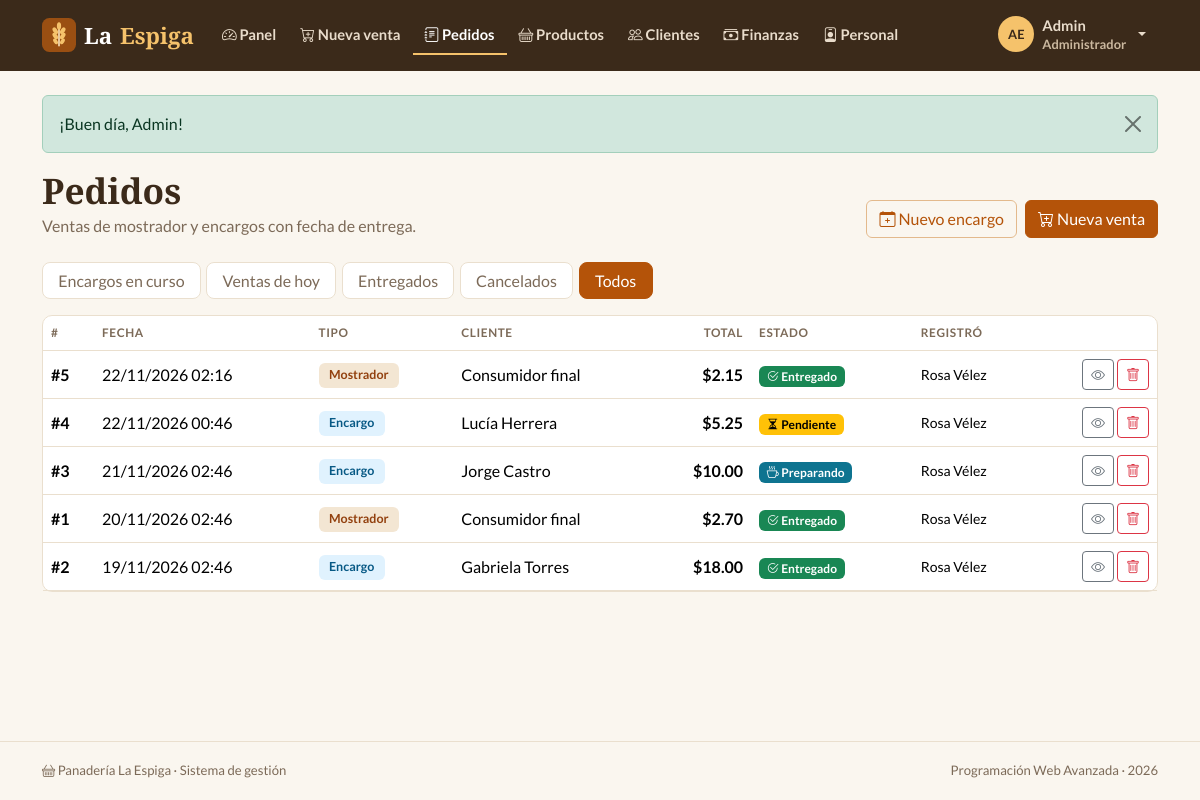
Page /index.php?r=pedidos/index&filtro=todos (signed in) on the committed database.
### tables this page shows
CREATE TABLE pedidos (
  id            INT AUTO_INCREMENT PRIMARY KEY,
  id_cliente    INT           NULL,
  id_empleado   INT           NULL,
  tipo          ENUM('Mostrador','Encargo') NOT NULL DEFAULT 'Mostrador',
  fecha         DATETIME      NOT NULL DEFAULT CURRENT_TIMESTAMP,
  fecha_entrega DATETIME      NULL,
  notas         VARCHAR(255)  NULL,
  total         DECIMAL(10,2) NOT NULL DEFAULT 0,
  estado        ENUM('Pendiente','Preparando','Listo','Entregado','Cancelado') NOT NULL DEFAULT 'Pendiente',
  INDEX idx_pedidos_estado (estado),
  INDEX idx_pedidos_entrega (fecha_entrega),
  CONSTRAINT fk_pedidos_cliente  FOREIGN KEY (id_cliente)  REFERENCES clientes(id) ON DELETE SET NULL,
  CONSTRAINT fk_pedidos_empleado FOREIGN KEY (id_empleado) REFERENCES usuarios(id) ON DELETE SET NULL
);

### controllers/PedidosController.php (called while the page is built, shortened)
<?php
class PedidosController extends Controller
{
    public function index(): void
    {
        $filtros = array_merge(['', 'hoy', 'todos'], array_keys(ESTADOS_PEDIDO));
        $pedido = (string) ($_GET['filtro'] ?? '');
        $filtro = in_array($pedido, $filtros, true) ? $pedido : '';
        $this->view('pedidos/index', [
            'titulo'    => 'Pedidos',
            'pedidos'   => Pedido::listar($filtro),
            'filtro'    => $filtro,
            'porEstado' => Pedido::conteoPorEstado(),
        ]);
    }
}

### core/Router.php (called while the page is built, shortened)
<?php
class Router
{
    public static function dispatch(string $ruta): void
    {
        if (!preg_match('#^([a-z]+)/([a-z]+)$#', $ruta, $m)) {
            self::noEncontrado();
        }
        [, $nombre, $accion] = $m;
        (new $clase())->$accion();
    }
}

### index.php (called while the page is built, shortened)
<?php
require __DIR__ . '/core/helpers.php';
require __DIR__ . '/core/Database.php';
require __DIR__ . '/core/Auth.php';
require __DIR__ . '/core/Model.php';
require __DIR__ . '/core/Router.php';
Router::dispatch(is_string($_GET['r'] ?? null) ? $_GET['r'] : '');

### core/Database.php (called while the page is built, shortened)
<?php
class Database
{
    private static ?PDO $pdo = null;
    public static function get(): PDO
    {
        if (self::$pdo === null) {
            $dsn = 'mysql:host=' . DB_HOST . ';port=' . DB_PORT
                 . ';dbname=' . DB_NAME . ';charset=utf8mb4';
            try {
                self::$pdo = new PDO($dsn, DB_USER, DB_PASS, [
                    PDO::ATTR_ERRMODE            => PDO::ERRMODE_EXCEPTION,
                    PDO::ATTR_DEFAULT_FETCH_MODE => PDO::FETCH_ASSOC,
                    PDO::ATTR_EMULATE_PREPARES   => false,
                ]);
                self::$pdo->exec("SET time_zone = '" . date('P') . "'");
            } catch (PDOException $e) {
                http_response_code(500);
                $detalle = DEBUG ? '<br><small>' . htmlspecialchars($e->getMessage()) . '</small>' : '';
                exit('<h3 style="font-family:sans-serif">No se pudo conectar a la base de datos.'
                    . ' Revise config/config.php e importe panaderia.sql.' . $detalle . '</h3>');
            }
        }
        return self::$pdo;
    }
}

### core/Model.php (called while the page is built, shortened)
<?php
abstract class Model
{
    protected static function db(): PDO
    {
        return Database::get();
    }
    protected static function query(string $sql, array $params = []): PDOStatement
    {
        $st = self::db()->prepare($sql);
        $st->execute($params);
        return $st;
    }
}

### models/Pedido.php (called while the page is built, shortened)
<?php
class Pedido extends Model
{
    public static function listar(string $filtro = ''): array
    {
        return match ($filtro) {
            ''      => self::query(self::BASE . " WHERE p.tipo = 'Encargo' AND p.estado IN ('Pendiente','Preparando','Listo') ORDER BY p.fecha_entrega")->fetchAll(),
            'hoy'   => self::query(self::BASE . ' WHERE DATE(p.fecha) = CURDATE() ORDER BY p.fecha DESC')->fetchAll(),
            'todos' => self::query(self::BASE . ' ORDER BY p.fecha DESC LIMIT 300')->fetchAll(),
            default => self::query(self::BASE . ' WHERE p.estado = ? ORDER BY p.fecha DESC LIMIT 300', [$filtro])->fetchAll(),
        };
    }
}

### core/Auth.php (called while the page is built, shortened)
<?php
class Auth
{
    public static function check(): bool
    {
        return isset($_SESSION['usuario']);
    }
    public static function rol(): ?int
    {
        return $_SESSION['usuario']['id_rol'] ?? null;
    }
    public static function es(int ...$roles): bool
    {
        return self::check() && in_array(self::rol(), $roles, true);
    }
}

### views/pedidos/index.php (the view, shortened to what this page needs)
<?php
$columnas = ['Pendiente', 'Preparando', 'Listo'];
$filtros = ['' => 'Encargos en curso', 'hoy' => 'Ventas de hoy', 'Entregado' => 'Entregados', 'Cancelado' => 'Cancelados', 'todos' => 'Todos'];
?>
<div class="pe-encabezado">
  <div>
    <h1 class="pe-titulo">Pedidos</h1>
    <p class="text-body-secondary mb-0">Ventas de mostrador y encargos con fecha de entrega.</p>
  </div>
  <div class="d-flex gap-2">
    <a href="<?= url('pedidos/nuevo', ['tipo' => 'Encargo']) ?>" class="btn btn-outline-primary"><i class="bi bi-calendar-plus"></i> Nuevo encargo</a>
    <a href="<?= url('pedidos/nuevo') ?>" class="btn btn-primary"><i class="bi bi-cart-plus"></i> Nueva venta</a>
  </div>
</div>
<ul class="nav nav-pills pe-pills mb-3">
  <?php foreach ($filtros as $k => $txt): ?>
    <li class="nav-item"><a class="nav-link <?= $filtro === $k ? 'active' : '' ?>" href="<?= url('pedidos/index', array_filter(['filtro' => $k])) ?>"><?= $txt ?></a></li>
  <?php endforeach; ?>
</ul>
<?php if ($filtro === ''): ?>
  <div class="row g-3">
    <?php foreach ($columnas as $col): $info = ESTADOS_PEDIDO[$col]; ?>
      <div class="col-md-4">
        <div class="pe-columna" data-columna="<?= $col ?>">
          <div class="pe-columna-titulo">
            <span><i class="bi bi-<?= $info['icono'] ?>"></i> <?= $col ?></span>
            <span class="badge rounded-pill text-bg-<?= $info['color'] ?>" data-contador><?= (int) $porEstado[$col] ?></span>
          </div>
          <div data-lista>
            <?php foreach ($pedidos as $p): if ($p['estado'] !== $col) continue; ?>
              <?php require __DIR__ . '/tarjeta.php'; ?>
            <?php endforeach; ?>
          </div>
          <p class="pe-vacio-col small text-body-secondary text-center py-3 mb-0">Sin encargos</p>
        </div>
      </div>
    <?php endforeach; ?>
  </div>
<?php else: ?>
  <div class="card pe-card">
    <div class="table-responsive">
      <table class="table table-hover align-middle mb-0">
        <thead><tr><th>#</th><th>Fecha</th><th>Tipo</th><th>Cliente</th><th class="text-end">Total</th><th>Estado</th><th class="d-none d-lg-table-cell">Registró</th><th></th></tr></thead>
        <tbody>
        <?php foreach ($pedidos as $p): ?>
          <tr>
            <td class="fw-bold">#<?= (int) $p['id'] ?></td>
            <td class="text-nowrap"><?= fecha($p['fecha'], true) ?></td>
            <td><span class="pe-chip <?= $p['tipo'] === 'Encargo' ? 'pe-chip-encargo' : '' ?>"><?= e($p['tipo']) ?></span></td>
            <td><?= e($p['cliente']) ?></td>
            <td class="text-end fw-semibold"><?= dinero($p['total']) ?></td>
            <td><?= badge_estado($p['estado']) ?></td>
            <td class="d-none d-lg-table-cell small"><?= e($p['empleado']) ?: '—' ?></td>
            <td class="text-end text-nowrap">
              <a class="btn btn-sm btn-outline-secondary" href="<?= url('pedidos/ver', ['id' => $p['id']]) ?>" aria-label="Ver pedido"><i class="bi bi-eye"></i></a>
              <?php if (Auth::es(Auth::ADMIN)): ?>
                <form method="post" action="<?= url('pedidos/eliminar') ?>" class="d-inline" data-confirmar="¿Eliminar el pedido #<?= (int) $p['id'] ?>? Esta acción no se puede deshacer.">
                  <button class="btn btn-sm btn-outline-danger" aria-label="Eliminar pedido"><i class="bi bi-trash"></i></button>
                </form>
              <?php endif; ?>
            </td>
          </tr>
        <?php endforeach; ?>
        </tbody>
      </table>
    </div>
  </div>
<?php endif; ?>

### core/helpers.php (shortened to what this page needs)
<?php
function e($valor): string
{
    return htmlspecialchars((string) ($valor ?? ''), ENT_QUOTES, 'UTF-8');
}
function url(string $ruta = 'inicio/index', array $params = []): string
{
    $params = array_merge(['r' => $ruta], $params);
    return 'index.php?' . http_build_query($params);
}
function dinero($valor): string
{
    return '$' . number_format((float) $valor, 2);
}
function fecha(?string $valor, bool $conHora = false): string
{
    $t = strtotime($valor);
    return $conHora ? date('d/m/Y H:i', $t) : date('d/m/Y', $t);
}
function badge_estado(string $estado): string
{
    $info = ESTADOS_PEDIDO[$estado] ?? ['color' => 'secondary', 'icono' => 'circle'];
    return '<span class="badge text-bg-' . $info['color'] . '"><i class="bi bi-' . $info['icono'] . '"></i> ' . e($estado) . '</span>';
}

### assets/css/styles.css (style rules this page uses)
:root { --pe-harina: #faf6ef; --pe-blanco: #ffffff; --pe-caramelo: #b45309; --pe-caramelo-h:#92400e; --pe-miel: #fef3c7; --pe-trigo: #f3e6d3; --pe-cafe: #3b2a1a; --pe-suave: #7c6a58; --pe-borde: #eadfce; --pe-oliva: #4d7c0f; --pe-radio: 10px; }
body { --bs-body-bg: var(--pe-harina); --bs-body-color: var(--pe-cafe); --bs-body-font-family: 'Lato', system-ui, sans-serif; --bs-secondary-color: var(--pe-suave); --bs-border-color: var(--pe-borde); --bs-primary: var(--pe-caramelo); --bs-primary-rgb: 180, 83, 9; --bs-link-color-rgb: 146, 64, 14; --bs-link-hover-color-rgb: 120, 53, 15; }
.btn-primary { --bs-btn-bg: var(--pe-caramelo); --bs-btn-border-color: var(--pe-caramelo); --bs-btn-hover-bg: var(--pe-caramelo-h); --bs-btn-hover-border-color: var(--pe-caramelo-h); --bs-btn-active-bg: #78350f; --bs-btn-disabled-bg: #d9a979; --bs-btn-disabled-border-color: #d9a979; }
.btn-outline-primary { --bs-btn-color: var(--pe-caramelo); --bs-btn-border-color: #e3b98c; --bs-btn-hover-bg: var(--pe-caramelo); --bs-btn-hover-border-color: var(--pe-caramelo); --bs-btn-active-bg: var(--pe-caramelo); --bs-btn-active-border-color: var(--pe-caramelo); }
.text-bg-info { background-color: #0e7490 !important; color: #fff !important; }
.table { --bs-table-bg: transparent; --bs-table-hover-bg: #fdf8f0; }
.table > thead th { font-size: .74rem; text-transform: uppercase; letter-spacing: .05em; color: var(--pe-suave); font-weight: 700; }
body { min-height: 100vh; display: flex; flex-direction: column; }
.pe-titulo, .pe-marca, .pe-stat-valor, .pe-total { font-family: 'Playfair Display', Georgia, serif; font-weight: 700; }
.pe-titulo { font-size: clamp(1.7rem, 3.5vw, 2.2rem); margin-bottom: .2rem; color: var(--pe-cafe); }
.pe-encabezado { display: flex; flex-wrap: wrap; justify-content: space-between; align-items: flex-end; gap: 1rem; margin-bottom: 1.5rem; }
.pe-card { background: var(--pe-blanco); border: 1px solid var(--pe-borde); border-radius: var(--pe-radio); }
.pe-chip { display: inline-flex; align-items: center; gap: .3rem; font-size: .78rem; font-weight: 700; padding: .2rem .65rem; border-radius: 6px; background: var(--pe-trigo); color: var(--pe-caramelo-h); }
.pe-chip-encargo { background: #e0f2fe; color: #075985; }
.pe-pills { gap: .35rem; flex-wrap: nowrap; overflow-x: auto; }
.pe-pills .nav-link { color: var(--pe-suave); background: var(--pe-blanco); border: 1px solid var(--pe-borde); border-radius: 8px; padding: .35rem .95rem; white-space: nowrap; }
.pe-pills .nav-link.active { background: var(--pe-caramelo); border-color: var(--pe-caramelo); color: #fff; }
.pe-main > * { animation: aparecer .3s ease both; }

### rows in the picture
pedidos: id "5", fecha "22/11/2026 02:16", tipo "Mostrador", cliente "Consumidor final", total "$2.15", estado "Entregado", empleado "Rosa Vélez"
pedidos: id "4", fecha "22/11/2026 00:46", tipo "Encargo", cliente "Lucía Herrera", total "$5.25", estado "Pendiente", empleado "Rosa Vélez"
pedidos: id "3", fecha "21/11/2026 02:46", tipo "Encargo", cliente "Jorge Castro", total "$10.00", estado "Preparando", empleado "Rosa Vélez"
pedidos: id "1", fecha "20/11/2026 02:46", tipo "Mostrador", cliente "Consumidor final", total "$2.70", estado "Entregado", empleado "Rosa Vélez"
pedidos: id "2", fecha "19/11/2026 02:46", tipo "Encargo", cliente "Gabriela Torres", total "$18.00", estado "Entregado", empleado "Rosa Vélez"

### other values in the picture
$texto "Panel"
$texto "Nueva venta"
$texto "Pedidos"
$texto "Productos"
$texto "Clientes"
$texto "Finanzas"
$texto "Personal"
iniciales($usuario['nombre'], $usuario['apellido']) "AE"
$usuario['nombre'] "Admin"
$usuario['rol'] "Administrador"
$f['mensaje'] "¡Buen día, Admin!"
$txt "Encargos en curso"
$txt "Ventas de hoy"
$txt "Entregados"
$txt "Cancelados"
